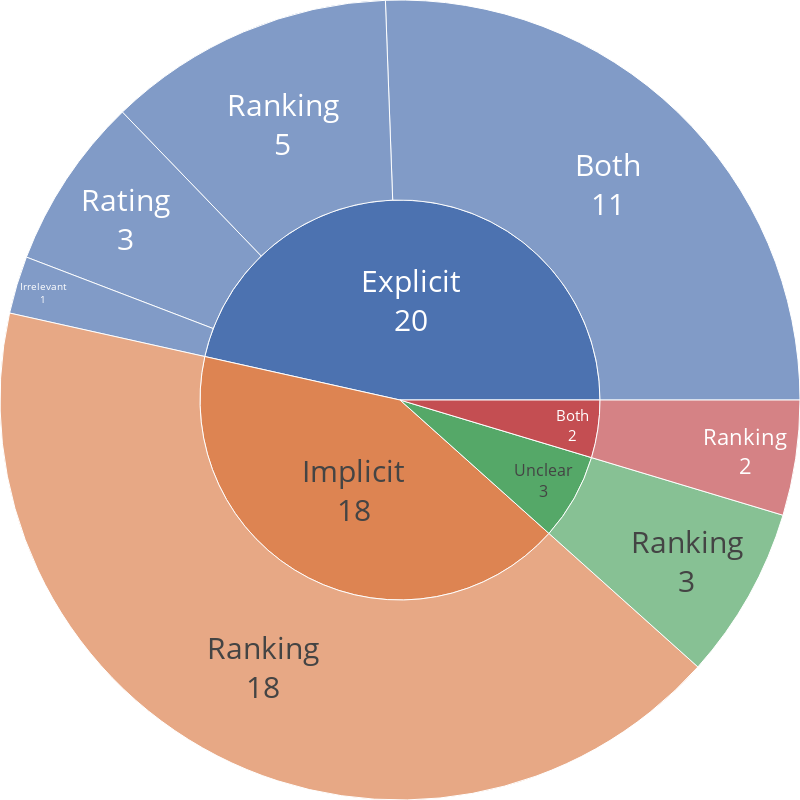

Notebook code for this chart:
### Code cell
# plotly express figure
fig = px.sunburst(result, path=["Type of feedback", "Type of prediction"], values='Counts')
# fig.show()


# # plotly graph_objects figure
# fig =go.Figure(go.Sunburst(
#                 labels=fig1['data'][0]['labels'].tolist(),
#                 parents=fig1['data'][0]['parents'].tolist(),
#                 values = fig1['data'][0]['values'].tolist(),
#                 insidetextorientation='radial',
#                 branchvalues="total"),
                
#                 )
fig.update_layout(
    margin = dict(t=0, l=0, r=0, b=0),
)
# fig.update_layout(uniformtext=dict(minsize=1, mode='hide'),
#                    template = 'seaborn')



# fig.update_layout(
#     title=dict(text="Prediction task and type of feedback", font=dict(size=30), automargin=True, yref='paper', y=0)
# )



fig.update_layout(
   width=800, height=800
)
fig.update_traces(hoverinfo = 'label+percent parent', textinfo = 'label+value')
fig.update_traces(textfont=dict(size=30))


fig.update_traces(insidetextorientation='horizontal')
fig.show()


fig.write_image(save_loc+"per_top.png")

### Figure 1 — Plotly figure (JSON) as saved in the notebook; plotly's stock layout.template omitted (floating-point values rounded to 4 significant figures)
{"data": [{"branchvalues": "total", "domain": {"x": [0, 1], "y": [0, 1]}, "hoverinfo": "label+percent parent", "hovertemplate": "labels=%{label}<br>Counts=%{value}<br>parent=%{parent}<br>id=%{id}<extra></extra>", "ids": ["Explicit/Both", "Explicit/Irrelevant", "Both/Ranking", "Explicit/Ranking", "Implicit/Ranking", "Unclear/Ranking", "Explicit/Rating", "Explicit", "Both", "Implicit", "Unclear"], "insidetextorientation": "horizontal", "labels": ["Both", "Irrelevant", "Ranking", "Ranking", "Ranking", "Ranking", "Rating", "Explicit", "Both", "Implicit", "Unclear"], "name": "", "parents": ["Explicit", "Explicit", "Both", "Explicit", "Implicit", "Unclear", "Explicit", "", "", "", ""], "textfont": {"size": 30}, "textinfo": "label+value", "type": "sunburst", "values": [11.0, 1.0, 2.0, 5.0, 18.0, 3.0, 3.0, 20.0, 2.0, 18.0, 3.0]}], "layout": {"height": 800, "legend": {"tracegroupgap": 0}, "margin": {"b": 0, "l": 0, "r": 0, "t": 0}, "width": 800}}
